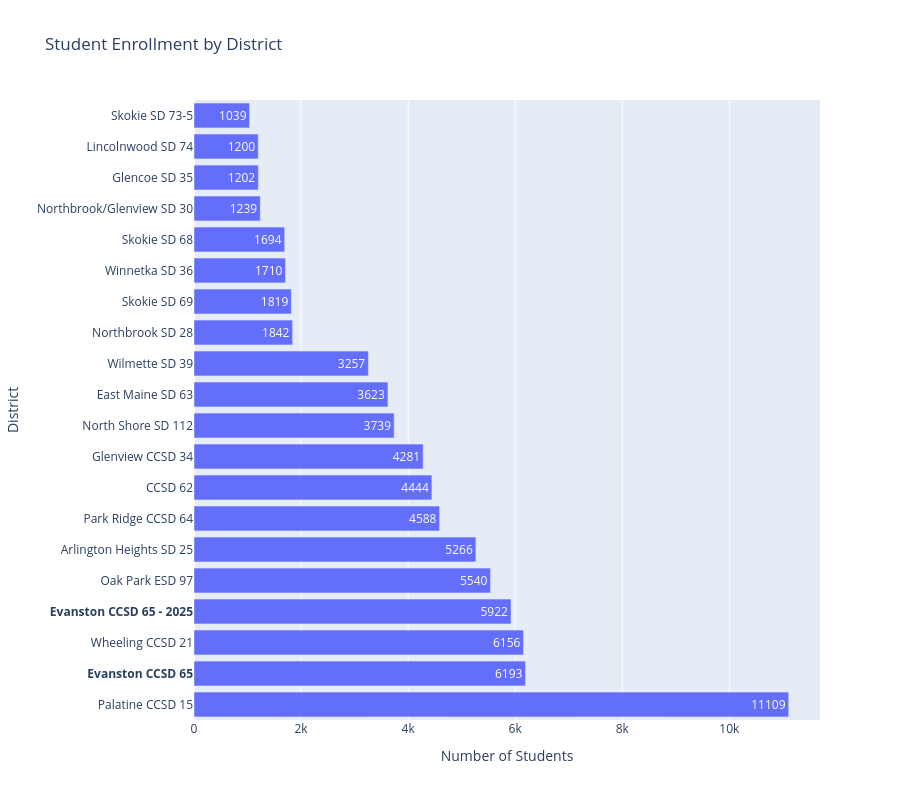

Notebook code cell kept with this figure:
### Markdown cell above
# Visualizations

### Code cell
# Enrollment by district
enroll_by_district = salary_summary[salary_summary['Role'] == 'Admin'].sort_values('enrollment', ascending=False)

# Make Evanston label bold
y_labels = ['<b>' + district + '</b>' if district == 'Evanston CCSD 65' or district == 'Evanston CCSD 65 - 2025' else district 
            for district in enroll_by_district['District']]

# Plot Enrollment by District
fig = go.Figure()
fig.add_trace(go.Bar(
    x=enroll_by_district['enrollment'],
    y=y_labels,
    orientation='h',
    text=enroll_by_district['enrollment'],
    textposition='auto'
))
fig.update_layout(
    title='Student Enrollment by District',
    xaxis_title='Number of Students',
    yaxis_title='District',
    height=800
)
fig.show()

### Figure 1 — Plotly figure (JSON) as saved in the notebook; plotly's stock layout.template omitted (floating-point values rounded to 4 significant figures)
{"data": [{"orientation": "h", "text": [11110.0, 6193.0, 6156.0, 5922.0, 5540.0, 5266.0, 4588.0, 4444.0, 4281.0, 3739.0, 3623.0, 3257.0, 1842.0, 1819.0, 1710.0, 1694.0, 1239.0, 1202.0, 1200.0, 1039.0], "textposition": "auto", "type": "bar", "x": [11110.0, 6193.0, 6156.0, 5922.0, 5540.0, 5266.0, 4588.0, 4444.0, 4281.0, 3739.0, 3623.0, 3257.0, 1842.0, 1819.0, 1710.0, 1694.0, 1239.0, 1202.0, 1200.0, 1039.0], "y": ["Palatine CCSD 15", "<b>Evanston CCSD 65</b>", "Wheeling CCSD 21", "<b>Evanston CCSD 65 - 2025</b>", "Oak Park ESD 97", "Arlington Heights SD 25", "Park Ridge CCSD 64", "CCSD 62", "Glenview CCSD 34", "North Shore SD 112", "East Maine SD 63", "Wilmette SD 39", "Northbrook SD 28", "Skokie SD 69", "Winnetka SD 36", "Skokie SD 68", "Northbrook/Glenview SD 30", "Glencoe SD 35", "Lincolnwood SD 74", "Skokie SD 73-5"]}], "layout": {"height": 800, "title": {"text": "Student Enrollment by District"}, "xaxis": {"title": {"text": "Number of Students"}}, "yaxis": {"title": {"text": "District"}}}}
